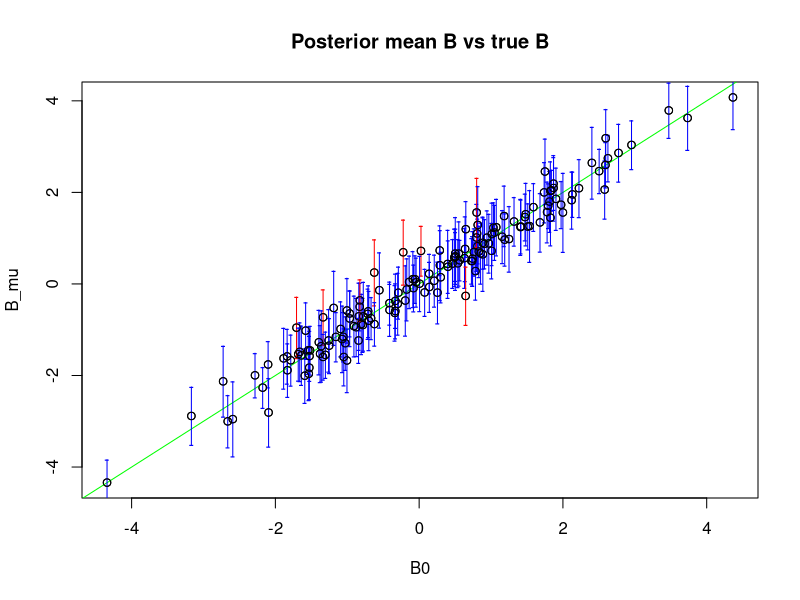

Generate this figure with R:
## ---- chunk 1
library(pracma)
library(magrittr)
library(MASS)
K <- 30 # number of stimuli
p <- 20 # dimension of response
q <- 8 # dimension of features
# true noise covariance
Sigma_E <- 2/p * randn(2 * p, p) %>% { t(.) %*% . }
# true signal covariance = sB * I
sB0 <- 2
B0 <- sqrt(sB0) * randn(q, p)
# random features
X <- randn(K, q) %>% repmat(n = 2, m = 1)
# noise
E <- mvrnorm(2 * K, rep(0, p), Sigma_E)
# observations
Y <- X %*% B0 + E
## ---- chunk 2
# posterior mean
B_mu <- solve(t(X) %*% X + 1/sB0 * diag(rep(1, q))) %*% t(X) %*% Y
# posterior variance per column
post_cov_B_col <- solve(t(X) %*% X + 1/sB0 * diag(rep(1, q)) )
# marginal variances of B
post_var_B <- t(t(diag(post_cov_B_col))) %*% diag(Sigma_E)
# upper and lower intervals
B_up <- B_mu + 2 * sqrt(post_var_B)
B_low <- B_mu - 2 * sqrt(post_var_B)
# plot
plot(B0, B_mu, main = "Posterior mean B vs true B"); abline(0, 1, col = "green")
for (i in 1:q) { for (j in 1:p) {
  if (B_low[i,j] < B0[i, j] && B_up[i, j] > B0[i, j]) {
    cc <- "blue"
  } else {
    cc <- "red"
  }
  lines(rep(B0[i, j], 2), c(B_low[i, j], B_up[i, j]), col = cc)
  points(rep(B0[i, j], 2), c(B_low[i, j], B_up[i, j]), pch = "-", col = cc)
}}
points(B0, B_mu)
## ---- chunk 3
post_cov_B_vec <- solve(solve(Sigma_E) %x% (t(X) %*% X) + 1/sB0 * diag(rep(1, p * q)))
f_post_cov_mu <- function(i, j) {
  (diag(rep(1, p)) %x% X[i, , drop = FALSE]) %*% post_cov_B_vec %*% (diag(rep(1, p)) %x% t(t(X[j, ])))
}
